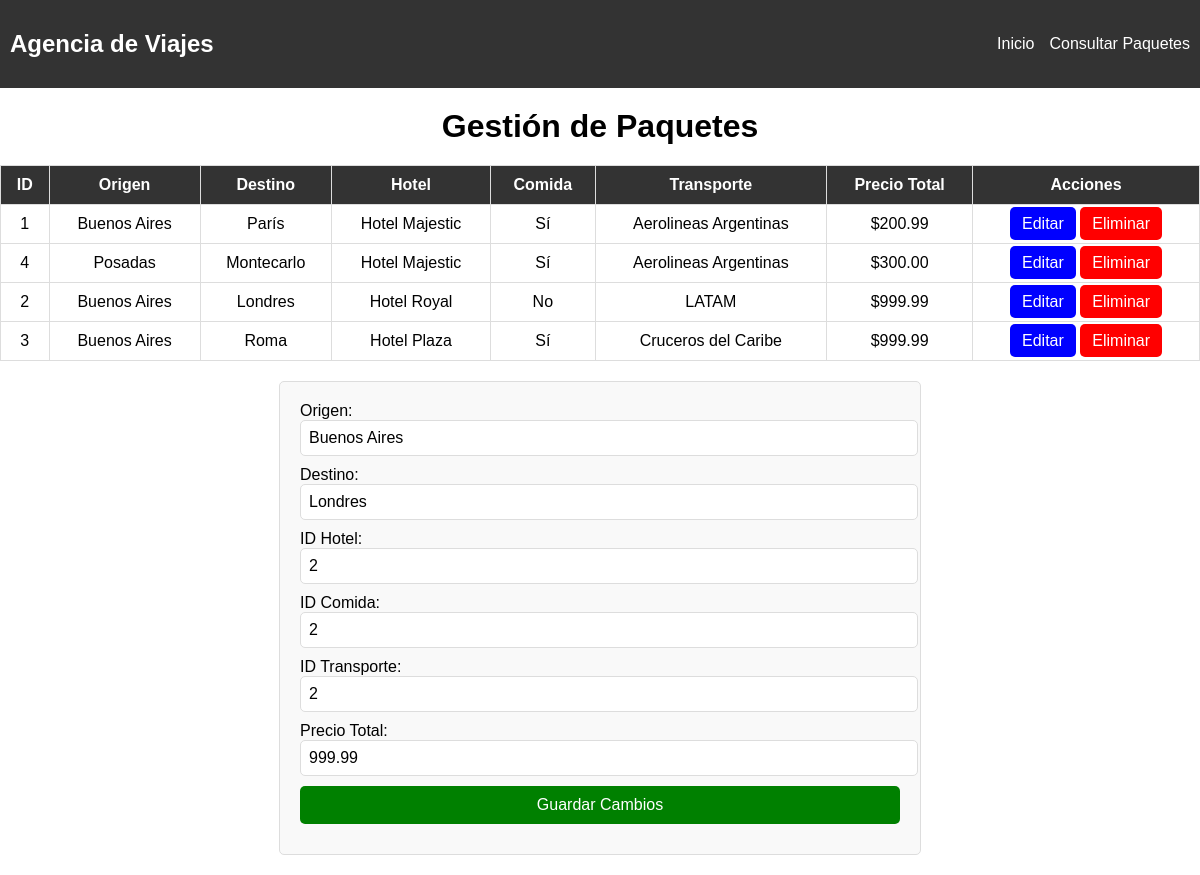
The page /php/abm_paquetes.php?id=2 on the database its author committed.
### tables this page shows
CREATE TABLE `paquete` (
  `id_paquete` int(11) NOT NULL,
  `id_viaje` int(11) NOT NULL,
  `id_hotel` int(11) NOT NULL,
  `id_comida` int(11) NOT NULL,
  `id_transporte` int(11) NOT NULL,
  `precio_total` decimal(5,2) NOT NULL
);

CREATE TABLE `viaje` (
  `id_viaje` int(11) NOT NULL,
  `destino` varchar(50) NOT NULL,
  `origen` varchar(50) NOT NULL,
  `fechasalida` date NOT NULL,
  `fechallegada` date NOT NULL,
  `precio` decimal(5,2) NOT NULL,
  `numplazas` int(11) NOT NULL
);

CREATE TABLE `hotel` (
  `id_hotel` int(11) NOT NULL,
  `nombre` varchar(50) NOT NULL,
  `categoria` enum('1 estrella','2 estrellas','3 estrellas','4 estrellas','5 estrellas') NOT NULL,
  `numhabfam` int(11) NOT NULL,
  `numhabsec` int(11) NOT NULL,
  `numhabdobl` int(11) NOT NULL
);

CREATE TABLE `transporte` (
  `id_transporte` int(11) NOT NULL,
  `compania` varchar(100) NOT NULL,
  `tipotransp` enum('Aéreo','Terrestre','Marítimo') NOT NULL,
  `origen` varchar(50) NOT NULL,
  `destino` varchar(50) NOT NULL,
  `horasalida` time NOT NULL,
  `horallegada` time NOT NULL,
  `fechasalida` date NOT NULL,
  `fechallegada` date NOT NULL
);

### php/ABM_paquetes.php (the view, shortened to what this page needs)
<?php
include("../includes/conexion.php");
$query = "SELECT p.id_paquete, v.id_viaje, v.origen, v.destino, h.nombre AS hotel,
                 c.todo_incluido, t.compania, p.precio_total
          FROM paquete p
          JOIN viaje v ON p.id_viaje = v.id_viaje
          JOIN hotel h ON p.id_hotel = h.id_hotel
          JOIN comida c ON p.id_comida = c.id_comida
          JOIN transporte t ON p.id_transporte = t.id_transporte";
$paquetes_result = $con->query($query);
$paquetes = $paquetes_result;
$id_editar = $_GET['id'] ?? null;
$paquete_editar = null;
if ($id_editar) {
    $query = "SELECT p.*, v.origen, v.destino
              FROM paquete p
              JOIN viaje v ON p.id_viaje = v.id_viaje
              WHERE id_paquete = $id_editar";
    $result = $con->query($query);
    $paquete_editar = $result->fetch_assoc();
}
?>
<!DOCTYPE html>
<html>
<head>
    <link rel="stylesheet" href="../css/styles.css">
</head>
<body>
    <header>
        <h2>Agencia de Viajes</h2>
        <ul>
            <li><a href="../index.php">Inicio</a></li>
            <li><a href="consulta_paquetes.php">Consultar Paquetes</a></li>
        </ul>
    </header>
    <h1>Gestión de Paquetes</h1>
    <table>
        <thead>
            <tr>
                <th>ID</th>
                <th>Origen</th>
                <th>Destino</th>
                <th>Hotel</th>
                <th>Comida</th>
                <th>Transporte</th>
                <th>Precio Total</th>
                <th>Acciones</th>
            </tr>
        </thead>
        <tbody>
            <?php while ($row = $paquetes->fetch_assoc()): ?>
                <tr>
                    <td><?= $row['id_paquete'] ?></td>
                    <td><?= $row['origen'] ?></td>
                    <td><?= $row['destino'] ?></td>
                    <td><?= $row['hotel'] ?></td>
                    <td><?= $row['todo_incluido'] ? 'Sí' : 'No' ?></td>
                    <td><?= $row['compania'] ?></td>
                    <td>$<?= $row['precio_total'] ?></td>
                    <td>
                        <a href="abm_paquetes.php?id=<?= $row['id_paquete'] ?>" class="boton">Editar</a>
                        <a href="abm_paquetes.php?accion=eliminar&id=<?= $row['id_paquete'] ?>"
                           class="boton rojo" onclick="return confirm('¿Eliminar este paquete?')">Eliminar</a>
                    </td>
                </tr>
            <?php endwhile; ?>
        </tbody>
    </table>
    <form method="post" action="abm_paquetes.php" onsubmit="return validarFormulario()">
        <label for="origen">Origen:</label>
        <input type="text" name="origen" value="<?= $paquete_editar['origen'] ?? '' ?>" required>
        <label for="destino">Destino:</label>
        <input type="text" name="destino" value="<?= $paquete_editar['destino'] ?? '' ?>" required>
        <label for="id_hotel">ID Hotel:</label>
        <input type="number" name="id_hotel" value="<?= $paquete_editar['id_hotel'] ?? '' ?>" required>
        <label for="id_comida">ID Comida:</label>
        <input type="number" name="id_comida" value="<?= $paquete_editar['id_comida'] ?? '' ?>" required>
        <label for="id_transporte">ID Transporte:</label>
        <input type="number" name="id_transporte" value="<?= $paquete_editar['id_transporte'] ?? '' ?>" required>
        <label for="precio_total">Precio Total:</label>
        <input type="text" name="precio_total" value="<?= $paquete_editar['precio_total'] ?? '' ?>" required>
        <button type="submit" name="accion" value="<?= $id_editar ? 'modificar' : 'crear' ?>">
            <?= $id_editar ? 'Guardar Cambios' : 'Crear' ?>
        </button>
    </form>
</body>
</html>

### css/styles.css (style rules this page uses)
body { font-family: Arial, sans-serif; margin: 0; padding: 0; cursor: url(../img/wcursor.cur), default; }
header { background-color: #333; padding: 10px; color: white; display: flex; justify-content: space-between; align-items: center; }
header ul { list-style: none; display: flex; gap: 15px; margin: 0; }
header li { display: inline; }
header a { color: white; text-decoration: none; }
h1 { text-align: center; margin: 20px 0; }
table { width: 100%; border-collapse: collapse; margin: 20px auto; }
th, td { padding: 10px; text-align: center; border: 1px solid #ddd; }
th { background-color: #333; color: white; }
form { width: 50%; margin: 20px auto; padding: 20px; border: 1px solid #ddd; border-radius: 5px; background-color: #f9f9f9; }
label { font-size: 16px; margin-bottom: 5px; }
input, select, button { font-size: 16px; display: block; width: 100%; margin-bottom: 10px; padding: 8px; border: 1px solid #ddd; border-radius: 5px; }
button { padding: 10px; background-color: green; color: white; border: none; border-radius: 5px; cursor: pointer; }
.boton { padding: 8px 12px; text-decoration: none; color: white; background-color: blue; border-radius: 5px; }
.boton.rojo { background-color: red; }

### rows shown on the page
paquete: id_paquete "1", id_viaje.origen "Buenos Aires", id_viaje.destino "París", id_hotel.nombre "Hotel Majestic", shows "Sí", id_transporte.compania "Aerolineas Argentinas", precio_total "200.99"
paquete: id_paquete "4", id_viaje.origen "Posadas", id_viaje.destino "Montecarlo", id_hotel.nombre "Hotel Majestic", shows "Sí", id_transporte.compania "Aerolineas Argentinas", precio_total "300.00"
paquete: id_paquete "2", id_viaje.origen "Buenos Aires", id_viaje.destino "Londres", id_hotel.nombre "Hotel Royal", shows "No", id_transporte.compania "LATAM", precio_total "999.99", origen "Buenos Aires", destino "Londres", id_hotel "2", id_comida "2", id_transporte "2"
paquete: id_paquete "3", id_viaje.origen "Buenos Aires", id_viaje.destino "Roma", id_hotel.nombre "Hotel Plaza", shows "Sí", id_transporte.compania "Cruceros del Caribe", precio_total "999.99"
